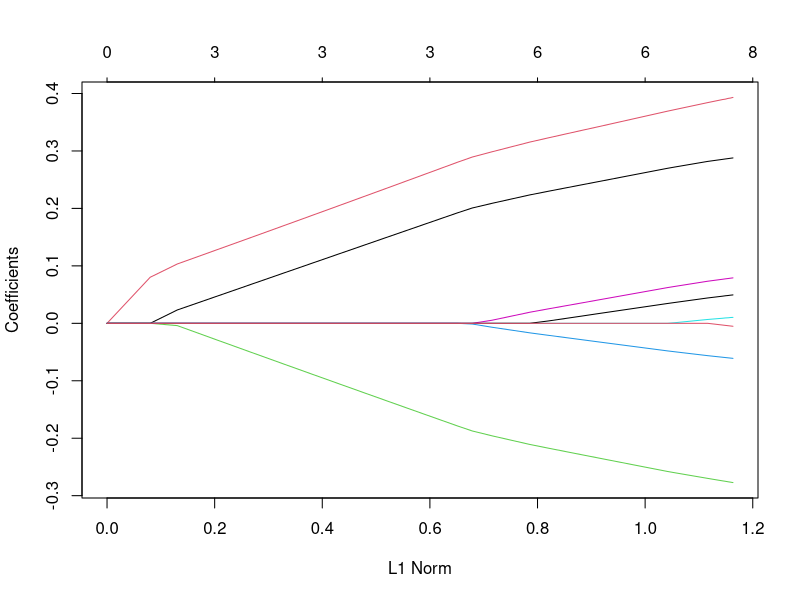

Here is the R script that generated this plot:
## ---- chunk 1
grad <- function(X, y, beta, I, R) {
  wij <- mapply( function(i, j) t(exp( X[j, ]%*%beta) / sum( exp(X[R[[sprintf("R%i", i)]], ]%*%beta))), I, R)
  names(wij) <- names(R)
  xbar <- t(sapply(names(R), function(r) wij[[r]]%*%X[R[[r]], ]) )
  grad <- -colSums( X[I, ] - xbar )
}

prox <- function(beta,t,alpha) ifelse(abs(beta)<t*alpha,0,beta-t*alpha*sign(beta))
## ---- chunk 2
istacox <- function(X, y, alpha, kmax=100, epsilon=1e-10, I, R) {
  p <- ncol(X)
  n <- nrow(X)
  betaold <- rnorm(p)
  t <- 1/max(eigen(t(X)%*%X)$values)
  
  for (k in 1:kmax) {
    betanew <- prox(betaold - t*grad(X, y, betaold, I, R), t, alpha)
    #print(betanew)
    if ( sum((betanew-betaold)**2) < epsilon ) break
    betaold <- betanew
  }
  
  return(list(beta=betanew, k=k))
}
## ---- chunk 3
#Cox
set.seed(10101)
N <- 500 ; p <- 9
nzc <- p/3
X <- matrix(rnorm(N*p),N,p)
betastar <- rnorm(nzc)
fx <- X[,seq(nzc)]%*%betastar/3
hx <- exp(fx)
ty <- rexp(N,hx)
tcens <- rbinom(n=N, prob=.3, size=1)# censoring indicator
y <- cbind(time=ty,status=1-tcens) # y=Surv(ty,1-tcens) with library(survival)

## ---- chunk 4
require(glmnet)
fit <- glmnet(X, y, family="cox")
plot(fit)
## ---- chunk 5
### Sets of patient at risk at Ti
X.o <- X[order(y[, 1]), ]
y.o <- as.data.frame(y[order(y[, 1]), ])

# uncensored patients
I <- which(y.o$status==1)
# patients at risk
R <- lapply( which(y.o$status==1) , function(i) which( y.o$time >= y.o$time[i] ) )
names(R) <- paste0("R", which(y.o$status==1))
## ---- chunk 6
beta_star <- c(betastar/3, rep(0, p-3))
system.time(res <- istacox(X.o, y.o, alpha=30, kmax=1000, epsilon=1e-20, I, R) )
(res$k)
knitr::kable(df <- data.frame("ISTA COX" = res$beta, "$\\beta^*$" = beta_star, check.names=F))
